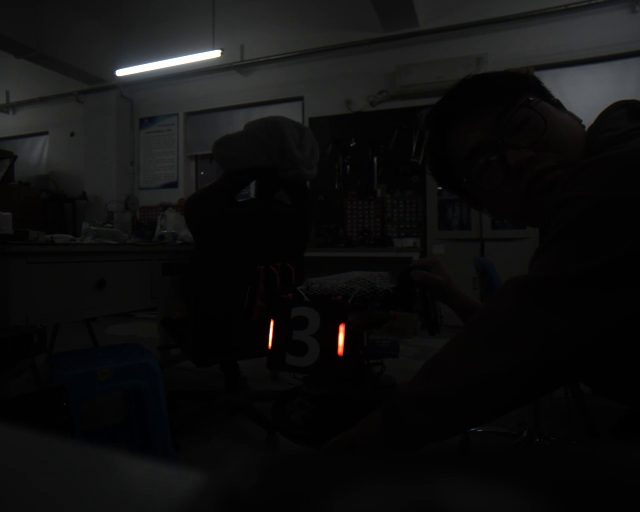
//> input picture week3/Assets/armor.jpg, 1280 x 1024 px (shown at 1/2 size)
$ ./step4_lightbars   (built with g++ and OpenCV 4)
//> lines starting //> are read from the running program, lines starting //| are printed output that depends on the picture; after the words box and inside, x2 and y2 are one past the last pixel; in counts of white or black regions, pixels touching at a corner belong together
#include <opencv2/opencv.hpp>
#include <iostream>
#include <vector>
#include <cstdlib>

using namespace cv;
using namespace std;

// 灯条结构体（为后续配对做准备）
struct LightBar {
    RotatedRect rect;   // 最小外接旋转矩形
    float length;       // 长边
    float width;        // 短边
    float angle;        // 长边与水平轴的角度（度）
    float area;         // 轮廓面积
    Point2f center;     // 中心点
};

int main() {
    string home = getenv("HOME");
    string assets = home + "/桌面/course/week3/Assets/";
    string image_path = assets + "armor.jpg";

    Mat src = imread(image_path);
//> src is the input picture: 1024 rows x 1280 cols, CV_8UC3; mean B, G, R 15.3, 15.3, 15.2
    if (src.empty()) {
        cerr << "无法读取图片: " << image_path << endl;
        return -1;
    }

    // ========== 颜色分离（与之前完全相同） ==========
    Mat hsv;
    cvtColor(src, hsv, COLOR_BGR2HSV);
//> hsv: 1024 rows x 1280 cols, CV_8UC3; mean H, S, V 34, 29.8, 16

    Mat mask_red1, mask_red2, mask_red;
    inRange(hsv, Scalar(0, 50, 50), Scalar(20, 255, 255), mask_red1);
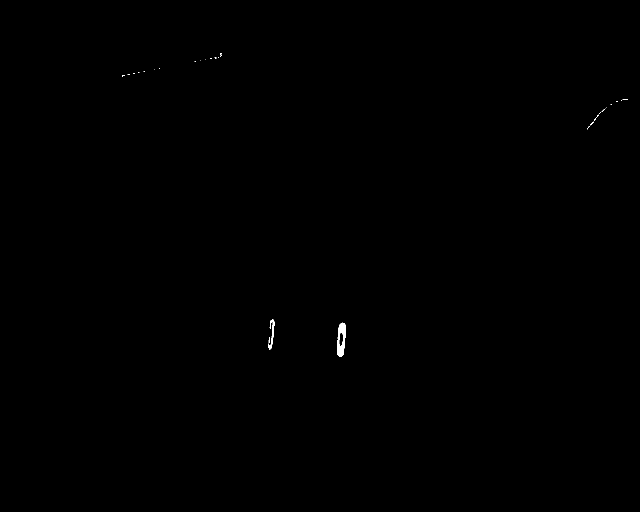
//> mask_red1: 1024 rows x 1280 cols, CV_8UC1 (shown at 1/2 size); 0.09% white; 30 white regions (25 under 20 px), largest, box (x1, y1, x2, y2) and area: (674, 645, 691, 714) 758, (536, 638, 549, 700) 259, (1188, 229, 1198, 242) 27, (1180, 243, 1188, 251) 22, (537, 675, 540, 687) 22
    inRange(hsv, Scalar(150, 210,50), Scalar(180, 255, 255), mask_red2);
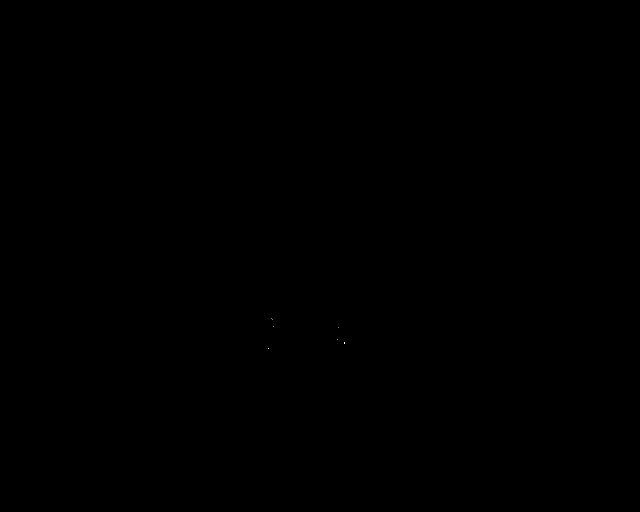
//> mask_red2: 1024 rows x 1280 cols, CV_8UC1 (shown at 1/2 size); 0% white in thin lines or dots, all inside (x1, y1, x2, y2) = (537, 637, 690, 698)
    bitwise_or(mask_red1, mask_red2, mask_red);

    Mat mask_blue;
    inRange(hsv, Scalar(90,200,170), Scalar(120, 255, 255), mask_blue);
//> mask_blue: 1024 rows x 1280 cols, CV_8UC1; every value is 0

    // ========== 形态学处理 ==========
    // 红色灯条（较大，用稍大核）
    Mat kernel_red_open  = getStructuringElement(MORPH_ELLIPSE, Size(1, 1));
    Mat kernel_red_close = getStructuringElement(MORPH_RECT, Size(30, 30));
    morphologyEx(mask_red, mask_red, MORPH_OPEN, kernel_red_open);
    morphologyEx(mask_red, mask_red, MORPH_CLOSE, kernel_red_close);
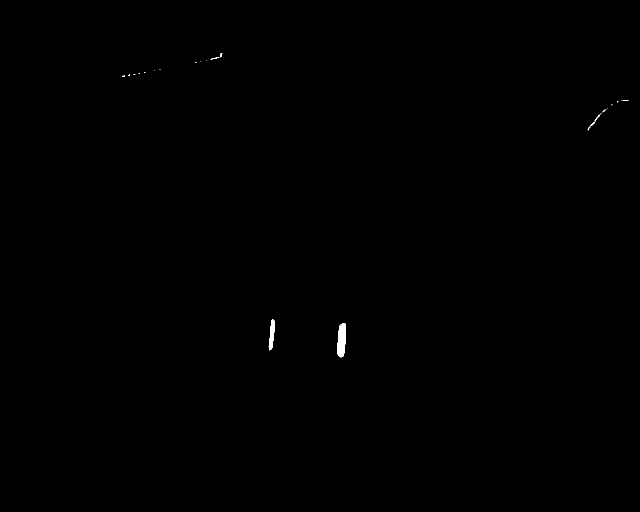
//> mask_red: 1024 rows x 1280 cols, CV_8UC1 (shown at 1/2 size); 0.12% white; 26 white regions (20 under 20 px), largest, box (x1, y1, x2, y2) and area: (675, 646, 692, 715) 939, (537, 638, 550, 701) 473, (421, 115, 439, 119) 27, (1189, 230, 1199, 243) 27, (1181, 244, 1189, 252) 23, (441, 107, 445, 115) 22

    // 蓝色灯条（更小，用更小核避免把灯条腐蚀没了）
    Mat kernel_blue_open  = getStructuringElement(MORPH_ELLIPSE, Size(2, 2));
    Mat kernel_blue_close = getStructuringElement(MORPH_RECT, Size(5, 5));
    morphologyEx(mask_blue, mask_blue, MORPH_OPEN, kernel_blue_open);
    morphologyEx(mask_blue, mask_blue, MORPH_CLOSE, kernel_blue_close);

    // 保存最终的掩模（可选，作为中间结果）
    imwrite(assets + "mask_red.jpg", mask_red);
    imwrite(assets + "mask_blue.jpg", mask_blue);

    // ========== 第4步核心：找轮廓并筛选灯条 ==========
    // 处理红色和蓝色灯条的函数（lambda）
    auto processColor = [&](const Mat& mask, const string& colorName, Mat& drawImg) {
    // 根据颜色设置不同的筛选参数
    float min_area, min_length, min_ratio, max_ratio, angle_tol,min_width;//加入min_width
    if (colorName == "Red") {
        min_area   = 20.0f;
        min_length = 6.0f;
        min_ratio  = 1.5f;
        max_ratio  = 10.0f;
        min_width  = 0.0f;     //红色不限制宽度
        angle_tol  = 15.0f;
    } else {  // Blue
        min_area   = 50.0f;    // 蓝色灯条更小，降低面积要求
        min_length = 10.0f;     // 蓝色灯条更短，降低长度要求
        min_ratio  = 2.0f;     // 长宽比下限保持
        max_ratio  = 8.0f;     // 长宽比上限
        min_width  = 0.0f;     // ← 新增：宽度过滤
        angle_tol  = 10.0f;    // 角度容忍度
    }

    // 找轮廓
    vector<vector<Point>> contours;
    findContours(mask.clone(), contours, RETR_EXTERNAL, CHAIN_APPROX_SIMPLE);

    vector<LightBar> bars;

    for (const auto& contour : contours) {
        float area = contourArea(contour);
        if (area < min_area) continue;

        RotatedRect rect = minAreaRect(contour);
        float w = rect.size.width;
        float h = rect.size.height;
        float longSide = max(w, h);
        float shortSide = min(w, h);
        float ratio = longSide / shortSide;
        if (longSide < min_length) continue;
        if (ratio < min_ratio || ratio > max_ratio) continue;

        if (shortSide < min_width) continue;   // ← 新增：宽度过滤

        // 角度处理
        float angle = rect.angle;
        if (w < h) angle += 90;
        if (angle < -90) angle += 180;
        if (angle >= 90) angle -= 180;

        // 角度过滤：保留接近竖直的灯条
        float angle_abs = abs(angle);
        if (abs(angle_abs - 90.0f) > angle_tol) continue;

        LightBar bar;
        bar.rect = rect;
        bar.length = longSide;
        bar.width = shortSide;
        bar.angle = angle;
        bar.area = area;
        bar.center = rect.center;
        bars.push_back(bar);
    }


        // 绘制灯条候选
        for (const auto& bar : bars) {
            Point2f vertices[4];
            bar.rect.points(vertices);
            for (int i = 0; i < 4; i++)
                line(drawImg, vertices[i], vertices[(i+1)%4], Scalar(255, 0, 0), 2);
            circle(drawImg, bar.center, 3, Scalar(0, 255, 255), -1);
        }

        // 显示数量
        putText(drawImg, colorName + " LightBars: " + to_string(bars.size()),
                Point(30, 30), FONT_HERSHEY_SIMPLEX, 1, Scalar(255, 0, 0), 2);

        return bars;
    };

    // 创建绘图图像
    Mat draw_red = src.clone();
    Mat draw_blue = src.clone();

    vector<LightBar> redBars = processColor(mask_red, "Red", draw_red);
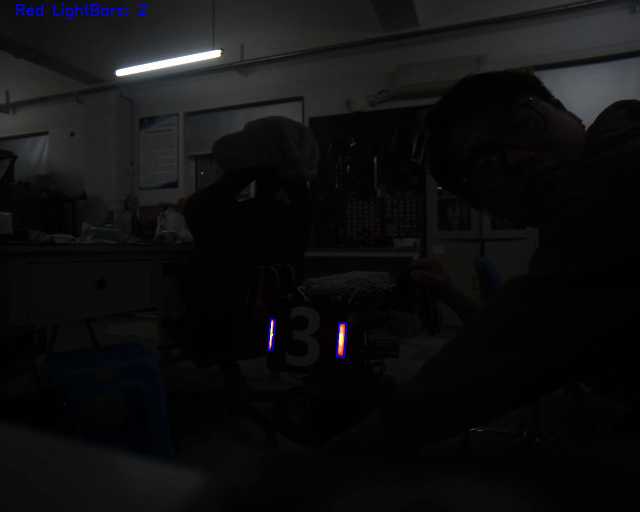
//> draw_red: 1024 rows x 1280 cols, CV_8UC3 (shown at 1/2 size); 0.21% of pixels changed, all inside (x1, y1, x2, y2) = (33, 7, 695, 717)
//> redBars = 2 items
    vector<LightBar> blueBars = processColor(mask_blue, "Blue", draw_blue);
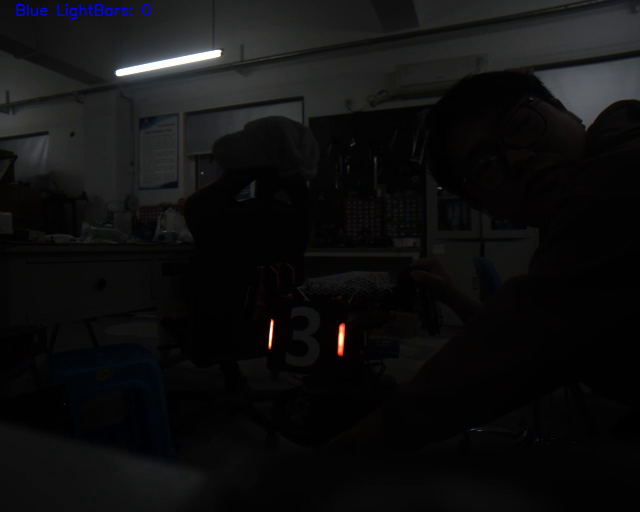
//> draw_blue: 1024 rows x 1280 cols, CV_8UC3 (shown at 1/2 size); 0.14% of pixels changed, all inside (x1, y1, x2, y2) = (33, 7, 302, 39)
//> blueBars = 0 items

    // 保存中间结果
    imwrite(assets + "step4_lightbars_red.jpg", draw_red);
    imwrite(assets + "step4_lightbars_blue.jpg", draw_blue);

    cout << "红色灯条候选数: " << redBars.size() << endl;
//| 红色灯条候选数: 2
    cout << "蓝色灯条候选数: " << blueBars.size() << endl;
//| 蓝色灯条候选数: 0
    cout << "灯条筛选结果已保存" << endl;

    // 显示
    imshow("Red LightBars", draw_red);
    imshow("Blue LightBars", draw_blue);
    waitKey(0);

    return 0;
}
